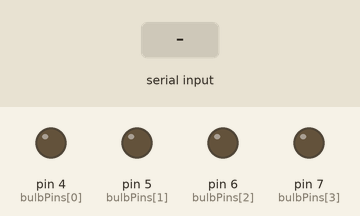
Simulated run of this sketch. Board: Arduino Uno, built with avr-gcc and run on an emulated ATmega328P. Parts: output pins drawn as LEDs (lit = HIGH). The test bench sets the inputs (shaded band).

Above: at 1.2 s.
1.3 s: "1" received over the second serial link
At 2.5 s:
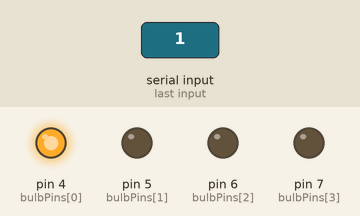
2.8 s: "2" received over the second serial link
At 3.8 s:
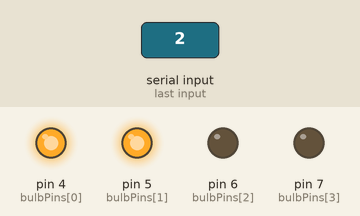
4.3 s: "1" received over the second serial link
At 5.0 s:
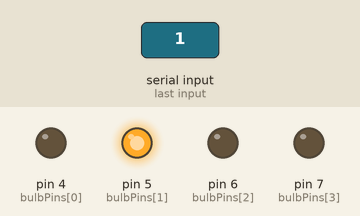
Timing chart, 0 to 7.3 s (numbered marks = the images above; inputs shaded):
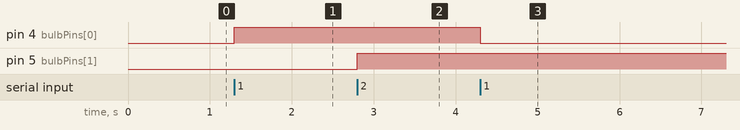

Measured:
- after the input at 1.3 s, pin 4 (bulbPins[0]): LOW → HIGH at once
- after the input at 2.8 s, pin 5 (bulbPins[1]): LOW → HIGH at once
- after the input at 4.3 s, pin 4 (bulbPins[0]): HIGH → LOW at once

The sketch:

code_9.ino
```cpp
#include <SoftwareSerial.h>

#define RX_PIN 2
#define TX_PIN 3

SoftwareSerial bluetoothSerial(RX_PIN, TX_PIN);

const int bulbPins[] = {4, 5, 6, 7}; // Pins connected to the bulbs
const int numBulbs = sizeof(bulbPins) / sizeof(bulbPins[0]); // Number of bulbs

void setup() {
  Serial.begin(9600);
  bluetoothSerial.begin(9600);

  for (int i = 0; i < numBulbs; i++) {
    pinMode(bulbPins[i], OUTPUT);
    digitalWrite(bulbPins[i], LOW); // Turn off all bulbs initially
  }
}

void loop() {
  if (bluetoothSerial.available()) {
    char receivedData = bluetoothSerial.read();
    handleCommand(receivedData);
  }
}

void handleCommand(char command) {
  if (command >= '1' && command <= '4') {
    int bulbIndex = command - '1'; // Convert command '1'-'4' to bulb index 0-3
    toggleBulb(bulbIndex);
  }
}

void toggleBulb(int bulbIndex) {
  if (bulbIndex >= 0 && bulbIndex < numBulbs) {
    digitalWrite(bulbPins[bulbIndex], !digitalRead(bulbPins[bulbIndex])); // Toggle the specified bulb
    if (digitalRead(bulbPins[bulbIndex])) {
      bluetoothSerial.write("Bulb ");
      bluetoothSerial.write(String(bulbIndex + 1).c_str());
      bluetoothSerial.write(" turned on\n");
    } else {
      bluetoothSerial.write("Bulb ");
      bluetoothSerial.write(String(bulbIndex + 1).c_str());
      bluetoothSerial.write(" turned off\n");
    }
  }
}
```
